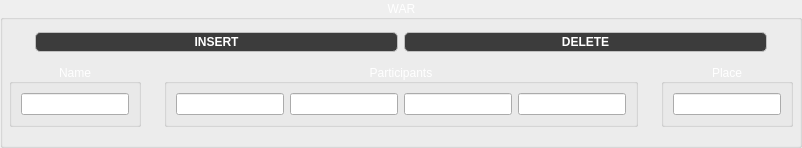
           <widget class="QGroupBox" name="groupBox_3">
            <property name="styleSheet">
             <string notr="true">color:rgb(255, 255, 255);</string>
            </property>
            <property name="title">
             <string>WAR</string>
            </property>
            <property name="alignment">
             <set>Qt::AlignCenter</set>
            </property>
            <layout class="QVBoxLayout" name="verticalLayout_7">
             <property name="spacing">
              <number>0</number>
             </property>
             <property name="leftMargin">
              <number>3</number>
             </property>
             <property name="topMargin">
              <number>3</number>
             </property>
             <property name="rightMargin">
              <number>3</number>
             </property>
             <property name="bottomMargin">
              <number>15</number>
             </property>
             <item>
              <widget class="QWidget" name="widget_13" native="true">
               <layout class="QHBoxLayout" name="horizontalLayout_53">
                <item>
                 <spacer name="horizontalSpacer_19">
                  <property name="orientation">
                   <enum>Qt::Horizontal</enum>
                  </property>
                  <property name="sizeType">
                   <enum>QSizePolicy::Preferred</enum>
                  </property>
                  <property name="sizeHint" stdset="0">
                   <size>
                    <width>20</width>
                    <height>20</height>
                   </size>
                  </property>
                 </spacer>
                </item>
                <item>
                 <widget class="QPushButton" name="war_insert_pushButton">
                  <property name="styleSheet">
                   <string notr="true">color: rgb(255, 255, 255);
font: &quot;Rockwell&quot;;
background-color: rgb(60, 60, 60);

font: bold; 
border: 1px solid silver;
border-radius: 5px;
subcontrol-origin:  margin;
padding: 2 2px 2 2px;</string>
                  </property>
                  <property name="text">
                   <string>INSERT</string>
                  </property>
                 </widget>
                </item>
                <item>
                 <widget class="QPushButton" name="war_delete_pushButton">
                  <property name="styleSheet">
                   <string notr="true">color: rgb(255, 255, 255);
font: &quot;Rockwell&quot;;
background-color: rgb(60, 60, 60);

font: bold; 
border: 1px solid silver;
border-radius: 5px;
subcontrol-origin:  margin;
padding: 2 2px 2 2px;</string>
                  </property>
                  <property name="text">
                   <string>DELETE</string>
                  </property>
                 </widget>
                </item>
                <item>
                 <spacer name="horizontalSpacer_21">
                  <property name="orientation">
                   <enum>Qt::Horizontal</enum>
                  </property>
                  <property name="sizeType">
                   <enum>QSizePolicy::Preferred</enum>
                  </property>
                  <property name="sizeHint" stdset="0">
                   <size>
                    <width>20</width>
                    <height>20</height>
                   </size>
                  </property>
                 </spacer>
                </item>
               </layout>
              </widget>
             </item>
             <item>
              <widget class="QWidget" name="widget_14" native="true">
               <layout class="QHBoxLayout" name="horizontalLayout_54">
                <property name="spacing">
                 <number>3</number>
                </property>
                <property name="leftMargin">
                 <number>3</number>
                </property>
                <property name="topMargin">
                 <number>3</number>
                </property>
                <property name="rightMargin">
                 <number>3</number>
                </property>
                <property name="bottomMargin">
                 <number>3</number>
                </property>
                <item>
                 <widget class="QGroupBox" name="groupBox_41">
                  <property name="styleSheet">
                   <string notr="true">color:rgb(255, 255, 255);</string>
                  </property>
                  <property name="title">
                   <string>Name</string>
                  </property>
                  <property name="alignment">
                   <set>Qt::AlignCenter</set>
                  </property>
                  <layout class="QHBoxLayout" name="horizontalLayout_55">
                   <item>
                    <widget class="QLineEdit" name="war_name_lineEdit">
                     <property name="styleSheet">
                      <string notr="true">font: 12pt &quot;Rockwell&quot;; </string>
                     </property>
                    </widget>
                   </item>
                  </layout>
                 </widget>
                </item>
                <item>
                 <spacer name="horizontalSpacer_26">
                  <property name="orientation">
                   <enum>Qt::Horizontal</enum>
                  </property>
                  <property name="sizeType">
                   <enum>QSizePolicy::Preferred</enum>
                  </property>
                  <property name="sizeHint" stdset="0">
                   <size>
                    <width>20</width>
                    <height>20</height>
                   </size>
                  </property>
                 </spacer>
                </item>
                <item>
                 <widget class="QGroupBox" name="groupBox_42">
                  <property name="styleSheet">
                   <string notr="true">color:rgb(255, 255, 255);</string>
                  </property>
                  <property name="title">
                   <string>Participants</string>
                  </property>
                  <property name="alignment">
                   <set>Qt::AlignCenter</set>
                  </property>
                  <layout class="QHBoxLayout" name="horizontalLayout_56">
                   <item>
                    <widget class="QLineEdit" name="war_participants_lineEdit_1"/>
                   </item>
                   <item>
                    <widget class="QLineEdit" name="war_participants_lineEdit_2"/>
                   </item>
                   <item>
                    <widget class="QLineEdit" name="war_participants_lineEdit_3"/>
                   </item>
                   <item>
                    <widget class="QLineEdit" name="war_participants_lineEdit_4"/>
                   </item>
                  </layout>
                 </widget>
                </item>
                <item>
                 <spacer name="horizontalSpacer_28">
                  <property name="orientation">
                   <enum>Qt::Horizontal</enum>
                  </property>
                  <property name="sizeType">
                   <enum>QSizePolicy::Preferred</enum>
                  </property>
                  <property name="sizeHint" stdset="0">
                   <size>
                    <width>20</width>
                    <height>20</height>
                   </size>
                  </property>
                 </spacer>
                </item>
                <item>
                 <widget class="QGroupBox" name="groupBox_45">
                  <property name="styleSheet">
                   <string notr="true">color:rgb(255, 255, 255);</string>
                  </property>
                  <property name="title">
                   <string>Place</string>
                  </property>
                  <property name="alignment">
                   <set>Qt::AlignCenter</set>
                  </property>
                  <layout class="QHBoxLayout" name="horizontalLayout_59">
                   <item>
                    <widget class="QLineEdit" name="war_place_lineEdit">
                     <property name="styleSheet">
                      <string notr="true">font: 12pt &quot;Rockwell&quot;; </string>
                     </property>
                    </widget>
                   </item>
                  </layout>
                 </widget>
                </item>
               </layout>
              </widget>
             </item>
            </layout>
           </widget>
